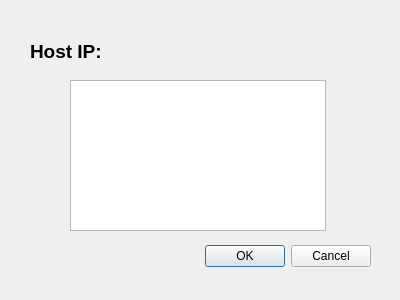
<?xml version="1.0" encoding="UTF-8"?>
<ui version="4.0">
 <class>CreateServerDialog</class>
 <widget class="QDialog" name="CreateServerDialog">
  <property name="geometry">
   <rect>
    <x>0</x>
    <y>0</y>
    <width>400</width>
    <height>300</height>
   </rect>
  </property>
  <property name="windowTitle">
   <string>Dialog</string>
  </property>
  <widget class="QDialogButtonBox" name="buttonBox">
   <property name="geometry">
    <rect>
     <x>30</x>
     <y>240</y>
     <width>341</width>
     <height>32</height>
    </rect>
   </property>
   <property name="orientation">
    <enum>Qt::Horizontal</enum>
   </property>
   <property name="standardButtons">
    <set>QDialogButtonBox::Cancel|QDialogButtonBox::Ok</set>
   </property>
  </widget>
  <widget class="QLabel" name="label">
   <property name="geometry">
    <rect>
     <x>30</x>
     <y>40</y>
     <width>399</width>
     <height>22</height>
    </rect>
   </property>
   <property name="text">
    <string>&lt;html&gt;&lt;head/&gt;&lt;body&gt;&lt;p&gt;&lt;span style=&quot; font-size:14pt; font-weight:600;&quot;&gt;Host IP:&lt;/span&gt;&lt;/p&gt;&lt;/body&gt;&lt;/html&gt;</string>
   </property>
  </widget>
  <widget class="QTextBrowser" name="textBrowser">
   <property name="geometry">
    <rect>
     <x>70</x>
     <y>80</y>
     <width>256</width>
     <height>151</height>
    </rect>
   </property>
  </widget>
 </widget>
 <resources/>
 <connections>
  <connection>
   <sender>buttonBox</sender>
   <signal>accepted()</signal>
   <receiver>CreateServerDialog</receiver>
   <slot>accept()</slot>
   <hints>
    <hint type="sourcelabel">
     <x>248</x>
     <y>254</y>
    </hint>
    <hint type="destinationlabel">
     <x>157</x>
     <y>274</y>
    </hint>
   </hints>
  </connection>
  <connection>
   <sender>buttonBox</sender>
   <signal>rejected()</signal>
   <receiver>CreateServerDialog</receiver>
   <slot>reject()</slot>
   <hints>
    <hint type="sourcelabel">
     <x>316</x>
     <y>260</y>
    </hint>
    <hint type="destinationlabel">
     <x>286</x>
     <y>274</y>
    </hint>
   </hints>
  </connection>
 </connections>
</ui>
